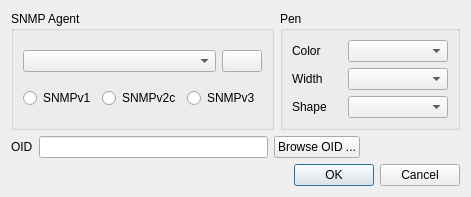
<?xml version="1.0" encoding="UTF-8"?>
<ui version="4.0">
 <class>Plot</class>
 <widget class="QDialog" name="Plot">
  <property name="geometry">
   <rect>
    <x>0</x>
    <y>0</y>
    <width>471</width>
    <height>182</height>
   </rect>
  </property>
  <property name="windowTitle">
   <string>Plot</string>
  </property>
  <layout class="QGridLayout" name="gridLayout">
   <item row="1" column="2" colspan="2">
    <widget class="QPushButton" name="PlotBrowseOID">
     <property name="sizePolicy">
      <sizepolicy hsizetype="Fixed" vsizetype="Fixed">
       <horstretch>0</horstretch>
       <verstretch>0</verstretch>
      </sizepolicy>
     </property>
     <property name="text">
      <string>Browse OID ...</string>
     </property>
    </widget>
   </item>
   <item row="0" column="0" colspan="3">
    <widget class="QGroupBox" name="PlotAgentProperties">
     <property name="title">
      <string>SNMP Agent</string>
     </property>
     <layout class="QVBoxLayout" name="_3">
      <item>
       <layout class="QHBoxLayout" name="_4">
        <item>
         <widget class="QComboBox" name="PlotAgentProfile">
          <property name="sizePolicy">
           <sizepolicy hsizetype="Expanding" vsizetype="Fixed">
            <horstretch>0</horstretch>
            <verstretch>0</verstretch>
           </sizepolicy>
          </property>
         </widget>
        </item>
        <item>
         <widget class="QPushButton" name="PlotAgentSettings">
          <property name="sizePolicy">
           <sizepolicy hsizetype="Fixed" vsizetype="Fixed">
            <horstretch>0</horstretch>
            <verstretch>0</verstretch>
           </sizepolicy>
          </property>
          <property name="text">
           <string/>
          </property>
          <property name="icon">
           <iconset resource="snmpb.qrc">
            <normaloff>:/images/agent-settings.png</normaloff>:/images/agent-settings.png</iconset>
          </property>
         </widget>
        </item>
       </layout>
      </item>
      <item>
       <layout class="QHBoxLayout" name="_5">
        <item>
         <widget class="QRadioButton" name="PlotAgentProtoV1">
          <property name="sizePolicy">
           <sizepolicy hsizetype="Fixed" vsizetype="Fixed">
            <horstretch>0</horstretch>
            <verstretch>0</verstretch>
           </sizepolicy>
          </property>
          <property name="text">
           <string>SNMPv1</string>
          </property>
          <property name="autoRepeat">
           <bool>false</bool>
          </property>
         </widget>
        </item>
        <item>
         <widget class="QRadioButton" name="PlotAgentProtoV2">
          <property name="sizePolicy">
           <sizepolicy hsizetype="Fixed" vsizetype="Fixed">
            <horstretch>0</horstretch>
            <verstretch>0</verstretch>
           </sizepolicy>
          </property>
          <property name="text">
           <string>SNMPv2c</string>
          </property>
         </widget>
        </item>
        <item>
         <widget class="QRadioButton" name="PlotAgentProtoV3">
          <property name="sizePolicy">
           <sizepolicy hsizetype="Fixed" vsizetype="Fixed">
            <horstretch>0</horstretch>
            <verstretch>0</verstretch>
           </sizepolicy>
          </property>
          <property name="text">
           <string>SNMPv3</string>
          </property>
         </widget>
        </item>
       </layout>
      </item>
     </layout>
    </widget>
   </item>
   <item row="0" column="3">
    <widget class="QGroupBox" name="groupBox">
     <property name="sizePolicy">
      <sizepolicy hsizetype="Minimum" vsizetype="Preferred">
       <horstretch>0</horstretch>
       <verstretch>0</verstretch>
      </sizepolicy>
     </property>
     <property name="minimumSize">
      <size>
       <width>180</width>
       <height>0</height>
      </size>
     </property>
     <property name="title">
      <string>Pen</string>
     </property>
     <layout class="QGridLayout" name="_2">
      <item row="0" column="0">
       <widget class="QLabel" name="PlotColorL">
        <property name="text">
         <string>Color</string>
        </property>
       </widget>
      </item>
      <item row="0" column="1" colspan="2">
       <widget class="QColorComboBox" name="PlotColor"/>
      </item>
      <item row="1" column="0">
       <widget class="QLabel" name="PlotWidthL">
        <property name="text">
         <string>Width</string>
        </property>
       </widget>
      </item>
      <item row="1" column="1" colspan="2">
       <widget class="QPenWidthComboBox" name="PlotWidth"/>
      </item>
      <item row="2" column="0">
       <widget class="QLabel" name="PlotShapeL">
        <property name="text">
         <string>Shape</string>
        </property>
       </widget>
      </item>
      <item row="2" column="1" colspan="2">
       <widget class="QPenStyleComboBox" name="PlotShape">
        <property name="sizePolicy">
         <sizepolicy hsizetype="Preferred" vsizetype="Fixed">
          <horstretch>0</horstretch>
          <verstretch>0</verstretch>
         </sizepolicy>
        </property>
       </widget>
      </item>
     </layout>
    </widget>
   </item>
   <item row="1" column="0">
    <widget class="QLabel" name="PlotObjectL">
     <property name="text">
      <string>OID</string>
     </property>
    </widget>
   </item>
   <item row="1" column="1">
    <widget class="QLineEdit" name="PlotObject"/>
   </item>
   <item row="2" column="1" colspan="3">
    <widget class="QDialogButtonBox" name="OKCancel">
     <property name="orientation">
      <enum>Qt::Horizontal</enum>
     </property>
     <property name="standardButtons">
      <set>QDialogButtonBox::Cancel|QDialogButtonBox::Ok</set>
     </property>
    </widget>
   </item>
  </layout>
 </widget>
 <customwidgets>
  <customwidget>
   <class>QPenStyleComboBox</class>
   <extends>QComboBox</extends>
   <header>comboboxes.h</header>
   <container>1</container>
  </customwidget>
  <customwidget>
   <class>QColorComboBox</class>
   <extends>QComboBox</extends>
   <header>comboboxes.h</header>
   <container>1</container>
  </customwidget>
  <customwidget>
   <class>QPenWidthComboBox</class>
   <extends>QComboBox</extends>
   <header>comboboxes.h</header>
   <container>1</container>
  </customwidget>
 </customwidgets>
 <tabstops>
  <tabstop>PlotAgentProfile</tabstop>
  <tabstop>PlotAgentSettings</tabstop>
  <tabstop>PlotAgentProtoV1</tabstop>
  <tabstop>PlotAgentProtoV2</tabstop>
  <tabstop>PlotAgentProtoV3</tabstop>
  <tabstop>PlotColor</tabstop>
  <tabstop>PlotWidth</tabstop>
  <tabstop>PlotShape</tabstop>
  <tabstop>PlotDisplayName</tabstop>
  <tabstop>PlotBrowseOID</tabstop>
  <tabstop>OKCancel</tabstop>
 </tabstops>
 <resources>
  <include location="snmpb.qrc"/>
 </resources>
 <connections>
  <connection>
   <sender>OKCancel</sender>
   <signal>accepted()</signal>
   <receiver>Plot</receiver>
   <slot>accept()</slot>
   <hints>
    <hint type="sourcelabel">
     <x>248</x>
     <y>254</y>
    </hint>
    <hint type="destinationlabel">
     <x>157</x>
     <y>274</y>
    </hint>
   </hints>
  </connection>
  <connection>
   <sender>OKCancel</sender>
   <signal>rejected()</signal>
   <receiver>Plot</receiver>
   <slot>reject()</slot>
   <hints>
    <hint type="sourcelabel">
     <x>316</x>
     <y>260</y>
    </hint>
    <hint type="destinationlabel">
     <x>286</x>
     <y>274</y>
    </hint>
   </hints>
  </connection>
 </connections>
</ui>
